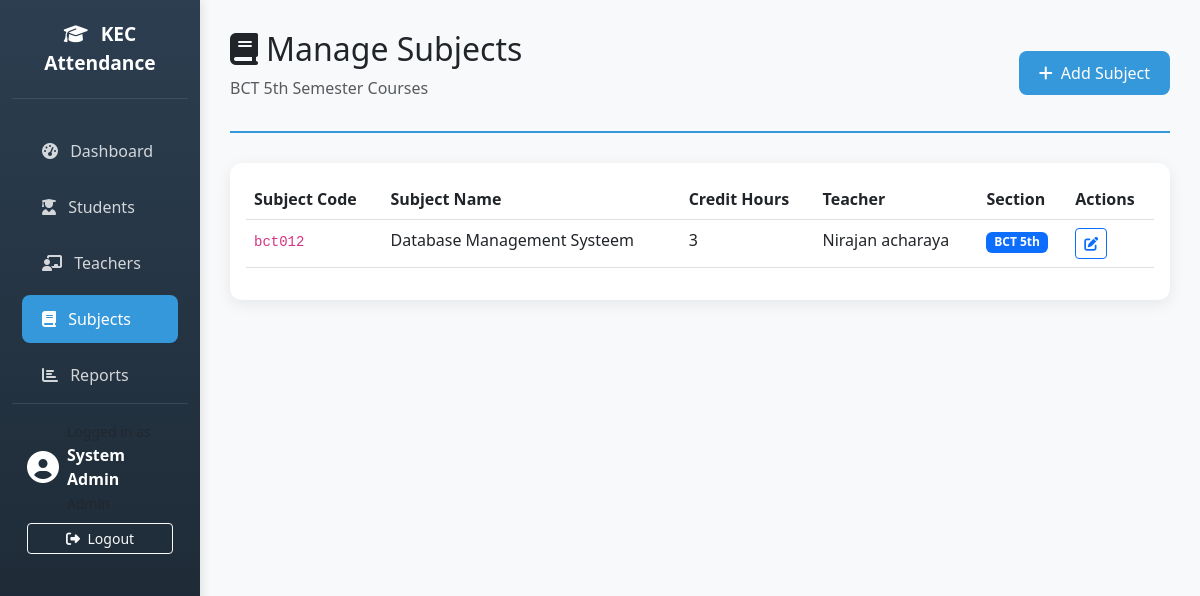
Screenshot of /admin/subjects (signed in) with the database file from the repository.
### tables this page shows
CREATE TABLE subject (
            id INTEGER PRIMARY KEY AUTOINCREMENT,
            subject_code VARCHAR(20) NOT NULL UNIQUE,
            subject_name VARCHAR(100) NOT NULL,
            credit_hours INTEGER DEFAULT 3,
            teacher_id INTEGER,
            section_id INTEGER,
            FOREIGN KEY (teacher_id) REFERENCES user(id),
            FOREIGN KEY (section_id) REFERENCES section(id)
        );

CREATE TABLE user (
            id INTEGER PRIMARY KEY AUTOINCREMENT,
            username VARCHAR(50) NOT NULL UNIQUE,
            password_hash VARCHAR(255) NOT NULL,
            email VARCHAR(100) NOT NULL UNIQUE,
            first_name VARCHAR(50) NOT NULL,
            last_name VARCHAR(50) NOT NULL,
            role VARCHAR(20) NOT NULL,
            is_active INTEGER DEFAULT 1
        );

CREATE TABLE section (
            id INTEGER PRIMARY KEY AUTOINCREMENT,
            name VARCHAR(10) NOT NULL UNIQUE,
            description VARCHAR(255)
        );

### app.py (the view, shortened to what this page needs)
@app.route('/admin/subjects', methods=['GET', 'POST'])
@login_required
def manage_subjects():
    if current_user.role != 'admin':
        return redirect(url_for('dashboard'))
    subjects = execute_query_all("""
        SELECT sub.*, u.first_name as teacher_first_name, u.last_name as teacher_last_name, sec.name as section_name
        FROM subject sub
        LEFT JOIN user u ON sub.teacher_id = u.id
        LEFT JOIN section sec ON sub.section_id = sec.id
    """)
    teachers = execute_query_all("SELECT * FROM user WHERE role = 'teacher'")
    sections = execute_query_all("SELECT * FROM section")
    return render_template('admin/subjects.html', subjects=subjects, teachers=teachers, sections=sections)

### app.py (called while the page is built)
def get_db_connection():
    conn = sqlite3.connect(app.config['DATABASE'])
    conn.row_factory = sqlite3.Row
    return conn

def execute_query(query, params=None, fetch=False):
    conn = get_db_connection()
    cursor = conn.cursor()
    if params:
        cursor.execute(query, params)
    else:
        cursor.execute(query)
    if fetch:
        result = cursor.fetchall()
    else:
        result = cursor.fetchone()
    conn.commit()
    cursor.close()
    conn.close()
    return result

def execute_query_all(query, params=None):
    conn = get_db_connection()
    cursor = conn.cursor()
    if params:
        cursor.execute(query, params)
    else:
        cursor.execute(query)
    result = cursor.fetchall()
    cursor.close()
    conn.close()
    return result

@login_manager.user_loader
def load_user(user_id):
    result = execute_query("SELECT * FROM user WHERE id = ?", (user_id,))
    if result:
        return User(result)
    return None

    def get_full_name(self):
        return f"{self.first_name} {self.last_name}"

### templates/admin/subjects.html (shortened to what this page needs)
{% extends "base.html" %}
{% block content %}
<div class="page-header d-flex justify-content-between align-items-center">
    <div>
        <h2><i class="fas fa-book me-2"></i>Manage Subjects</h2>
        <p class="text-muted">BCT 5th Semester Courses</p>
    </div>
    <button class="btn btn-primary" data-bs-toggle="modal" data-bs-target="#addSubjectModal">
        <i class="fas fa-plus me-2"></i>Add Subject
    </button>
</div>
<div class="card table-card">
    <div class="card-body">
        <div class="table-responsive">
            <table class="table table-hover">
                <thead>
                    <tr>
                        <th>Subject Code</th>
                        <th>Subject Name</th>
                        <th>Credit Hours</th>
                        <th>Teacher</th>
                        <th>Section</th>
                        <th>Actions</th>
                    </tr>
                </thead>
                <tbody>
                    {% for subject in subjects %}
                    <tr>
                        <td><code>{{ subject.subject_code }}</code></td>
                        <td>{{ subject.subject_name }}</td>
                        <td>{{ subject.credit_hours }}</td>
                        <td>{{ subject.teacher_first_name }} {{ subject.teacher_last_name }}</td>
                        <td><span class="badge bg-primary">{{ subject.section_name }}</span></td>
                        <td>
                            <a href="#" class="btn btn-sm btn-outline-primary" title="Edit">
                                <i class="fas fa-edit"></i>
                            </a>
                        </td>
                    </tr>
                    {% else %}
                    <tr>
                        <td colspan="6" class="text-center text-muted">No subjects added yet.</td>
                    </tr>
                    {% endfor %}
                </tbody>
            </table>
        </div>
    </div>
</div>
{% endblock %}

### templates/base.html (style rules this page uses)
:root { --primary-color: #2c3e50; --secondary-color: #3498db; --accent-color: #e74c3c; --light-bg: #f8f9fa; }
body { font-family: 'Segoe UI', Tahoma, Geneva, Verdana, sans-serif; background-color: var(--light-bg); }
.card { border: none; border-radius: 12px; box-shadow: 0 4px 15px rgba(0,0,0,0.08); transition: transform 0.3s ease; }
.btn-primary { background-color: var(--secondary-color); border: none; border-radius: 8px; padding: 10px 20px; }
.table-card { background: white; border-radius: 12px; overflow: hidden; }
.table thead { background-color: var(--primary-color); color: white; }
.page-header { margin-bottom: 30px; padding-bottom: 15px; border-bottom: 2px solid var(--secondary-color); }

### rows the page displays
subject: subject_code "bct012", subject_name "Database Management Systeem", credit_hours "3", teacher_first_name "Nirajan", teacher_last_name "acharaya", section_name "BCT 5th"

### other values shown
{{ current_user.get_full_name() }} "System Admin"
